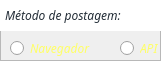
      <widget class="QFrame" name="frame_22">
       <property name="geometry">
        <rect>
         <x>300</x>
         <y>100</y>
         <width>161</width>
         <height>61</height>
        </rect>
       </property>
       <property name="frameShape">
        <enum>QFrame::StyledPanel</enum>
       </property>
       <property name="frameShadow">
        <enum>QFrame::Raised</enum>
       </property>
       <widget class="QLabel" name="label_23">
        <property name="geometry">
         <rect>
          <x>0</x>
          <y>0</y>
          <width>161</width>
          <height>31</height>
         </rect>
        </property>
        <property name="font">
         <font>
          <family>Cocogoose Pro</family>
          <pointsize>9</pointsize>
          <italic>true</italic>
         </font>
        </property>
        <property name="styleSheet">
         <string notr="true">color: rgb(35,45,55);
background-color: rgb(255, 255, 255);</string>
        </property>
        <property name="text">
         <string>Método de postagem:</string>
        </property>
        <property name="indent">
         <number>5</number>
        </property>
       </widget>
       <widget class="QRadioButton" name="radPostAPI_2">
        <property name="geometry">
         <rect>
          <x>120</x>
          <y>40</y>
          <width>41</width>
          <height>16</height>
         </rect>
        </property>
        <property name="font">
         <font>
          <family>Cocogoose Pro</family>
          <pointsize>9</pointsize>
          <italic>true</italic>
          <underline>false</underline>
          <stylestrategy>PreferDefault</stylestrategy>
         </font>
        </property>
        <property name="layoutDirection">
         <enum>Qt::LeftToRight</enum>
        </property>
        <property name="autoFillBackground">
         <bool>false</bool>
        </property>
        <property name="styleSheet">
         <string notr="true">color: rgb(255, 255, 100);</string>
        </property>
        <property name="text">
         <string>API</string>
        </property>
       </widget>
       <widget class="QRadioButton" name="radPostNav_2">
        <property name="geometry">
         <rect>
          <x>10</x>
          <y>40</y>
          <width>101</width>
          <height>16</height>
         </rect>
        </property>
        <property name="font">
         <font>
          <family>Cocogoose Pro</family>
          <pointsize>9</pointsize>
          <italic>true</italic>
          <underline>false</underline>
          <stylestrategy>PreferDefault</stylestrategy>
         </font>
        </property>
        <property name="layoutDirection">
         <enum>Qt::LeftToRight</enum>
        </property>
        <property name="autoFillBackground">
         <bool>false</bool>
        </property>
        <property name="styleSheet">
         <string notr="true">color: rgb(255, 255, 100);</string>
        </property>
        <property name="text">
         <string>Navegador</string>
        </property>
       </widget>
      </widget>
